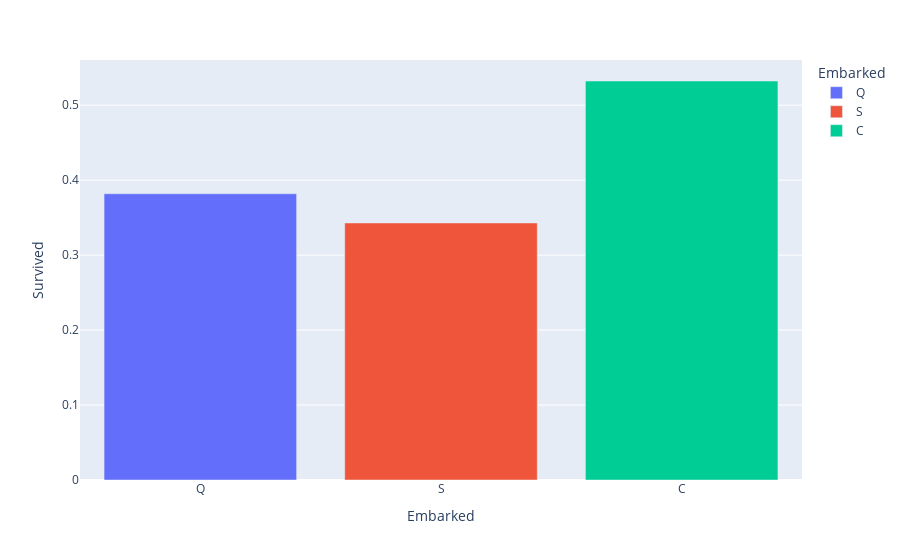

The notebook cell saved with this chart:
### Code cell
df = train.groupby("Embarked").agg(pl.col("Survived").sum()/pl.col("Survived").count(), pl.col("Fare").mean()).filter(pl.col("Embarked").is_not_null())
fig = px.bar(df, x="Embarked", y="Survived", color="Embarked", orientation="v")
fig.show()

### Figure 1 — Plotly figure (JSON) as saved in the notebook; plotly's stock layout.template omitted (floating-point values rounded to 4 significant figures)
{"data": [{"alignmentgroup": "True", "hovertemplate": "Embarked=%{x}<br>Survived=%{y}<extra></extra>", "legendgroup": "Q", "marker": {"color": "#636efa", "pattern": {"shape": ""}}, "name": "Q", "offsetgroup": "Q", "orientation": "v", "showlegend": true, "textposition": "auto", "type": "bar", "x": ["Q"], "xaxis": "x", "y": [0.3818], "yaxis": "y"}, {"alignmentgroup": "True", "hovertemplate": "Embarked=%{x}<br>Survived=%{y}<extra></extra>", "legendgroup": "S", "marker": {"color": "#EF553B", "pattern": {"shape": ""}}, "name": "S", "offsetgroup": "S", "orientation": "v", "showlegend": true, "textposition": "auto", "type": "bar", "x": ["S"], "xaxis": "x", "y": [0.3429], "yaxis": "y"}, {"alignmentgroup": "True", "hovertemplate": "Embarked=%{x}<br>Survived=%{y}<extra></extra>", "legendgroup": "C", "marker": {"color": "#00cc96", "pattern": {"shape": ""}}, "name": "C", "offsetgroup": "C", "orientation": "v", "showlegend": true, "textposition": "auto", "type": "bar", "x": ["C"], "xaxis": "x", "y": [0.5323], "yaxis": "y"}], "layout": {"barmode": "relative", "legend": {"title": {"text": "Embarked"}, "tracegroupgap": 0}, "margin": {"t": 60}, "xaxis": {"anchor": "y", "categoryarray": ["Q", "S", "C"], "categoryorder": "array", "domain": [0, 1], "title": {"text": "Embarked"}}, "yaxis": {"anchor": "x", "domain": [0, 1], "title": {"text": "Survived"}}}}
